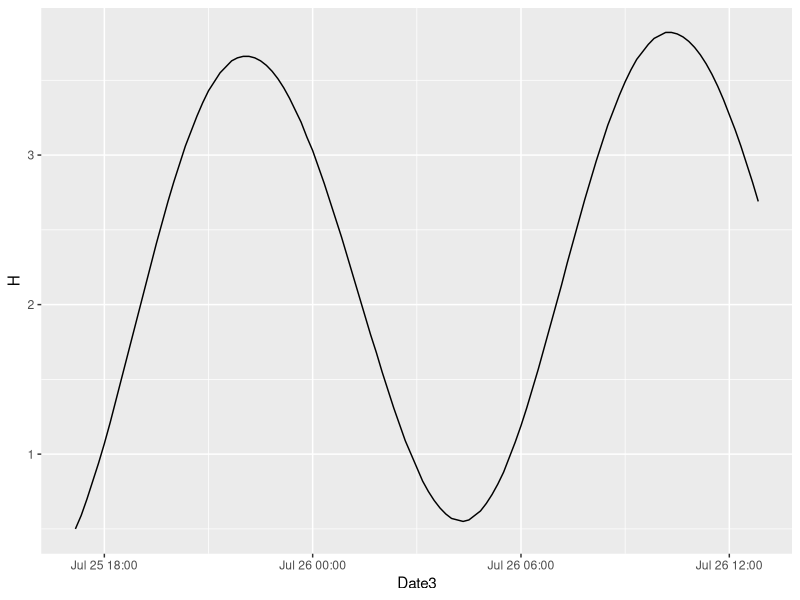
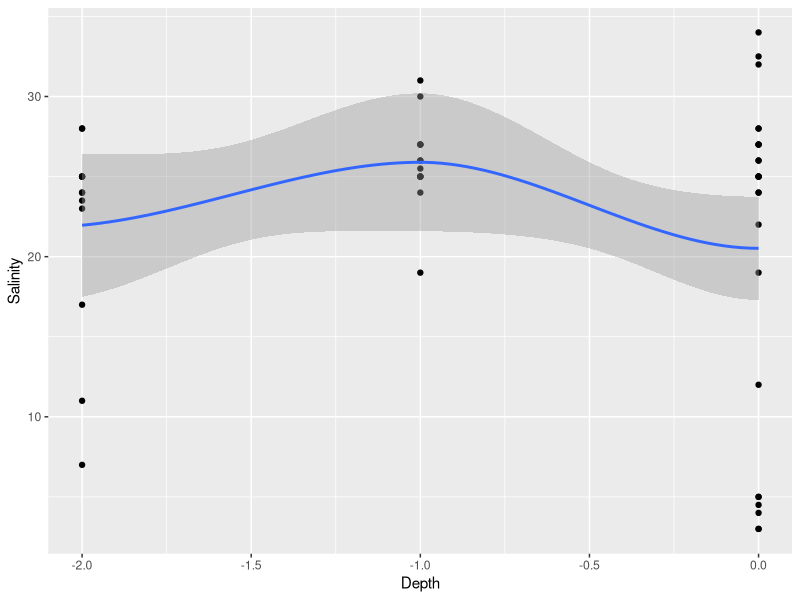

R code for these plots, in order: (Note: this script raises an error after producing the figures.)
library(ggplot2)
library(lubridate)
library(readxl)
library(dplyr)


tide <- read.csv("Data/tides.csv", header = F)
tide <- tide[-c(1:144),-1]

names(tide) <- c("H", "Time", "Day_part", "Date")

tide$Date[1:144] <- "25/07/2009"
tide$Date[145:nrow(tide)] <- "26/07/2009"


tide$Date2 <- paste(tide$Time, tide$Day_part, tide$Date )

tide$Date3 <- parse_date_time(tide$Date2, '%I:%M %p %d/%m%Y', tz = "Europe/Moscow")

min_time <- as.POSIXct(strptime("17:00 25.07.2009", format = "%H:%M %d.%m.%Y", tz = "Europe/Moscow"))

max_time <- as.POSIXct(strptime("13:00 26.07.2009", format = "%H:%M %d.%m.%Y", tz = "Europe/Moscow"))

tide <- tide[tide$Date3 < max_time & tide$Date3 > min_time, ]




ggplot(tide, aes(x = Date3, y = H)) + geom_line()


sal_tuv <- read_excel("Data/TuMyt_2009_2010.xlsx", sheet = "sal-temp")

sal_tuv$Dat_text <- paste(sal_tuv$Time, sal_tuv$Date)


sal_tuv$Date_true <- as.POSIXct(strptime(sal_tuv$Dat_text, '%H_%M %d_%m_%Y', tz = "Europe/Moscow"))


sal_tuv$H <- abs(sal_tuv$Height)



ggplot(sal_tuv, aes(x =Depth, y = Salinity)) + geom_point() + geom_smooth()

sal_tuv %>% filter(Depth == -2) %>% summarize(Sal = mean(Salinity))%>% 
  ggplot(., aes(x = Distance, y = Salinity)) + geom_point()


nrow(sal_tuv)

sal_tuv$Time

ggplot(tide, aes(x = Date3, y = H)) + geom_line() + geom_point(data = sal_tuv, aes(x = Date_true, y = abs(Height), size = Salinity)) + facet_grid(Transect ~ Depth) + geom_hline(yintercept = c(2, 1.5, 1, 0.5, -0.5, -1.5, -3.5))

ggplot(sal_tuv, aes(x = abs(Height), y = Salinity)) + geom_point()


Mod_tide <- lm(Salinity ~ H*Distance, data = sal_tuv)

summary(Mod_tide)


tuv <- read_excel("Data/TuMyt_2009_2010.xlsx", sheet = "для многомерки" )

tuv$Mean_Salinity_predicted <- NA
tuv$Min_Salinity_predicted <- NA


library(dplyr)
i=9
for(i in 1:nrow(tuv)){
  d <- tide %>% filter(H >= tuv$Depth[i])
  d$Distance <- tuv$Distance[i]
  Sal_pred <- predict(Mod_tide, newdata = d)
  tuv$Mean_Salinity_predicted[i] <- mean(Sal_pred)
  tuv$Min_Salinity_predicted[i] <- min(Sal_pred)
}


tide_transect_R <- tide
tide_transect_R$Transect <- "R"
tide_transect_R$Distance <- 0


tide_transect_B <- tide
tide_transect_B$Transect <- "B"
tide_transect_B$Distance <- 250


tide_transect_Mid <- tide
tide_transect_Mid$Transect <- "Mid"
tide_transect_Mid$Distance <- 1750


tide_transect_Mon <- tide
tide_transect_Mon$Transect <- "Mon"
tide_transect_Mon$Distance <- 2550

tide_transect <- rbind(tide_transect_R, tide_transect_B, tide_transect_Mid, tide_transect_Mon)

tide_transect$Salinity_predicted <- predict(Mod_tide, newdata = tide_transect)

tide_transect$Transect <- factor(tide_transect$Transect, levels = c("R", "B", "Mid", "Mon"))
sal_tuv$Transect <- factor(sal_tuv$Transect, levels = c("R", "B", "Mid", "Mon"))


levels_salinity_0.5 <- tide_transect %>% filter(H>=0.5) %>% group_by(Transect) %>% summarise(Level = 0.5, Salinity_predicted = mean(Salinity_predicted))
  
levels_salinity_1 <- tide_transect %>% filter(H>=1) %>% group_by(Transect) %>% summarise(Level = 1, Salinity_predicted = mean(Salinity_predicted))

levels_salinity_1.5 <- tide_transect %>% filter(H>=1.5) %>% group_by(Transect) %>% summarise(Level = 1.5, Salinity_predicted = mean(Salinity_predicted))

levels_salinity_2 <- tide_transect %>% filter(H>=2) %>% group_by(Transect) %>% summarise(Level = 2, Salinity_predicted = mean(Salinity_predicted))



levels_salinity_subtidal <- tide_transect %>% filter(H>=0) %>% group_by(Transect) %>% summarise(Level = "subtidal", Salinity_predicted = mean(Salinity_predicted))



ggplot(tide_transect, aes(x = Date3, y = Salinity_predicted)) + 
  geom_line() + 
  facet_wrap(~Transect, nrow = 1) + 
  geom_point(data = sal_tuv, aes(x= Date_true, y = Salinity, color = Depth), size = 2) + 
  geom_hline(data = levels_salinity_0.5, aes(yintercept = Salinity_predicted)) +
  geom_text(data = levels_salinity_0.5, aes(y = Salinity_predicted - 1, x = mean(tide_transect$Date3), label = "+0.5 m")) +
  geom_hline(data = levels_salinity_0.5, aes(yintercept = Salinity_predicted))+
  geom_hline(data = levels_salinity_1, aes(yintercept = Salinity_predicted)) +
  geom_hline(data = levels_salinity_1.5, aes(yintercept = Salinity_predicted)) + 
  geom_hline(data = levels_salinity_2, aes(yintercept = Salinity_predicted)) + 
  geom_hline(data = levels_salinity_subtidal, aes(yintercept = Salinity_predicted)) + 
  geom_text(data = levels_salinity_2, aes(y = Salinity_predicted + 1, x = mean(tide_transect$Date3), label = "+2 m")) +
  theme(axis.text.x = element_text(angle = 90))
  
write.table(tide_transect, "salinity_prediction.csv", sep = ",", row.names = F)
write.table(sal_tuv, "observed_salinity.csv", sep = ",", row.names = F)







plot(Sal_pred)


tuv$Min_Salinity_predicted

ggplot(tuv, aes(x = Distance, y = Min_Salinity_predicted)) + geom_point()
ggplot(tuv, aes(x = Distance, y = Min_Salinity_predicted)) + geom_text(aes(label = Depth), position = position_jitter(width = 0))


tide_salinity$Predict_sal <- predict(Mod_tide, newdata = tide_salinity)

ggplot(tide_salinity, aes(x = Date3, y = H, size = Predict_sal)) + geom_point() + geom_hline(yintercept = 1.5)


tuv_print <- tuv %>% select(Sample_ID, Min_Salinity_predicted, Mean_Salinity_predicted)

write.table(tuv_print, "Data/Salinity_predicted.csv", sep = ";", row.names = F)

